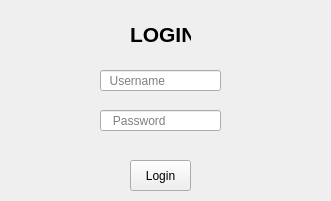
<?xml version="1.0" encoding="UTF-8"?>
<ui version="4.0">
 <class>Form</class>
 <widget class="QWidget" name="Form">
  <property name="enabled">
   <bool>true</bool>
  </property>
  <property name="geometry">
   <rect>
    <x>0</x>
    <y>0</y>
    <width>331</width>
    <height>201</height>
   </rect>
  </property>
  <property name="windowTitle">
   <string>Form</string>
  </property>
  <widget class="QLabel" name="label">
   <property name="geometry">
    <rect>
     <x>130</x>
     <y>20</y>
     <width>61</width>
     <height>29</height>
    </rect>
   </property>
   <property name="font">
    <font>
     <pointsize>16</pointsize>
     <weight>75</weight>
     <bold>true</bold>
    </font>
   </property>
   <property name="text">
    <string>LOGIN</string>
   </property>
  </widget>
  <widget class="QLineEdit" name="lineEdit">
   <property name="geometry">
    <rect>
     <x>100</x>
     <y>70</y>
     <width>121</width>
     <height>21</height>
    </rect>
   </property>
   <property name="placeholderText">
    <string>  Username</string>
   </property>
  </widget>
  <widget class="QLineEdit" name="lineEdit_2">
   <property name="geometry">
    <rect>
     <x>100</x>
     <y>110</y>
     <width>121</width>
     <height>21</height>
    </rect>
   </property>
   <property name="echoMode">
    <enum>QLineEdit::Password</enum>
   </property>
   <property name="placeholderText">
    <string>   Password</string>
   </property>
  </widget>
  <widget class="QPushButton" name="pushButton">
   <property name="geometry">
    <rect>
     <x>130</x>
     <y>160</y>
     <width>61</width>
     <height>31</height>
    </rect>
   </property>
   <property name="text">
    <string>Login</string>
   </property>
  </widget>
  <widget class="QLabel" name="label_2">
   <property name="enabled">
    <bool>true</bool>
   </property>
   <property name="geometry">
    <rect>
     <x>50</x>
     <y>140</y>
     <width>231</width>
     <height>16</height>
    </rect>
   </property>
   <property name="font">
    <font>
     <pointsize>9</pointsize>
    </font>
   </property>
   <property name="text">
    <string/>
   </property>
  </widget>
 </widget>
 <resources/>
 <connections/>
</ui>
